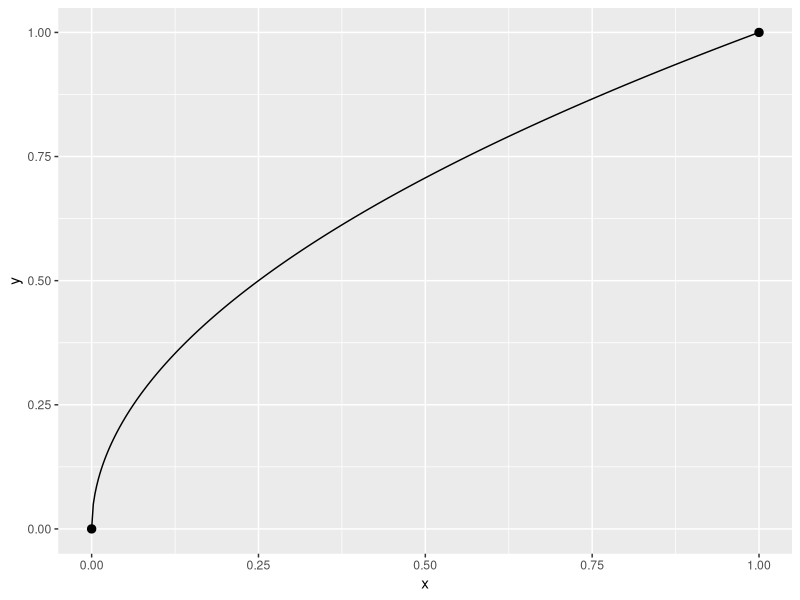

Here is the R script that generated this plot:
## ---- chunk 1
#| label: continuous-on-sqrt-plot
#| fig-alt: >-
#|   The graph of the square root of x for x from 0 to 1: an unbroken
#|   curve rising steeply from the point (0, 0) and flattening as it
#|   reaches the point (1, 1). Both endpoints are marked with filled dots.
#| fig-height: 3.5
#| fig-width: 4.5
x_values <- seq(0, 1, length.out = 401)
root_values <- sqrt(x_values)
curve <- tibble::tibble(x = x_values, y = root_values)
endpoints <- tibble::tribble(
  ~x, ~y,
  0, 0,
  1, 1
)

curve |>
  ggplot2::ggplot() +
  ggplot2::aes(x = x, y = y) +
  ggplot2::geom_line() +
  ggplot2::geom_point(data = endpoints, size = 2.5)
